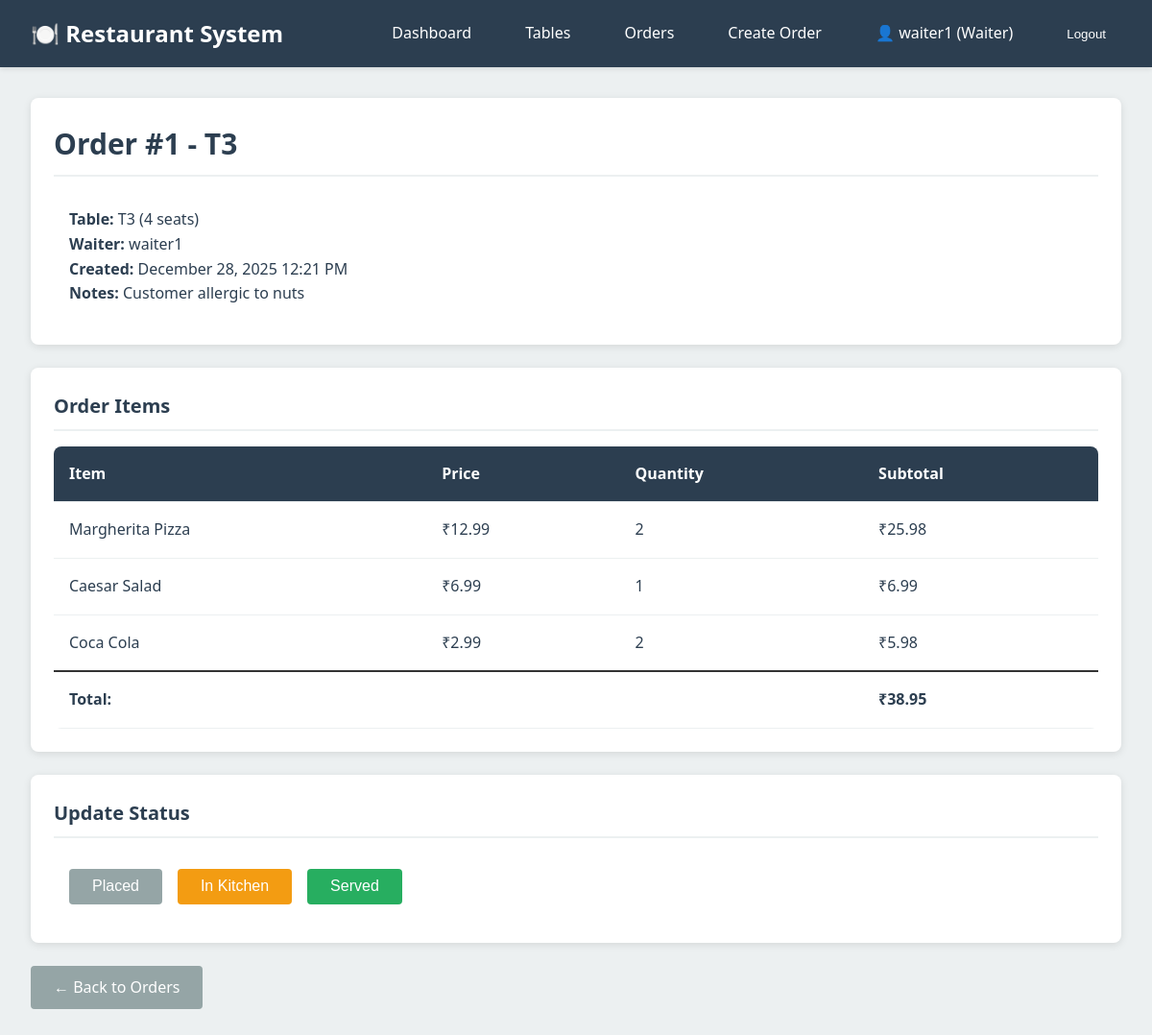
Page /orders/1/ (signed in) on the committed database.
### accounts/models.py (models this page shows, shortened)
class User(AbstractUser):
    class Role(models.TextChoices):
        WAITER = 'WAITER', 'Waiter'
        CASHIER = 'CASHIER', 'Cashier'
        MANAGER = 'MANAGER', 'Manager'
    role = models.CharField(
        max_length=10,
        choices=Role.choices,
        default=Role.WAITER
    )
    phone_number = models.CharField(max_length=15, blank=True)
    employee_id = models.CharField(max_length=20, unique=True, blank=True, null=True)
    class Meta:
        db_table = 'users'
        verbose_name = 'User'
        verbose_name_plural = 'Users'
    @property
    def is_waiter(self):
        return self.role == self.Role.WAITER
    @property
    def is_cashier(self):
        return self.role == self.Role.CASHIER
    @property
    def is_manager(self):
        return self.role == self.Role.MANAGER

### orders/models.py (models this page shows, shortened)
class Order(models.Model):
    class Status(models.TextChoices):
        PLACED = 'PLACED', 'Placed'
        IN_KITCHEN = 'IN_KITCHEN', 'In Kitchen'
        SERVED = 'SERVED', 'Served'
    table = models.ForeignKey('tables.Table', on_delete=models.CASCADE, related_name='orders')
    waiter = models.ForeignKey(settings.AUTH_USER_MODEL, on_delete=models.SET_NULL, null=True, related_name='orders')
    status = models.CharField(
        max_length=20,
        choices=Status.choices,
        default=Status.PLACED,
        db_index=True
    )
    notes = models.TextField(blank=True)
    created_at = models.DateTimeField(auto_now_add=True)
    updated_at = models.DateTimeField(auto_now=True)
    class Meta:
        db_table = 'orders'
        ordering = ['-created_at']
        verbose_name = 'Order'
        verbose_name_plural = 'Orders'
    def calculate_total(self):
        return sum(item.subtotal for item in self.items.all())

class OrderItem(models.Model):
    order = models.ForeignKey(Order, on_delete=models.CASCADE, related_name='items')
    menu_item = models.ForeignKey('menu.MenuItem', on_delete=models.PROTECT, related_name='order_items')
    quantity = models.PositiveIntegerField(default=1, validators=[MinValueValidator(1)])
    price_at_order = models.DecimalField(
        max_digits=10,
        decimal_places=2,
        help_text="Price snapshot at the time of order"
    )
    class Meta:
        db_table = 'order_items'
        verbose_name = 'Order Item'
        verbose_name_plural = 'Order Items'
    @property
    def subtotal(self):
        return self.quantity * self.price_at_order

### tables/models.py (models this page shows, shortened)
class Table(models.Model):
    class Status(models.TextChoices):
        AVAILABLE = 'AVAILABLE', 'Available'
        OCCUPIED = 'OCCUPIED', 'Occupied'
        BILL_REQUESTED = 'BILL_REQUESTED', 'Bill Requested'
        CLOSED = 'CLOSED', 'Closed'
    table_number = models.CharField(max_length=10, unique=True, db_index=True)
    seating_capacity = models.PositiveIntegerField()
    status = models.CharField(
        max_length=20,
        choices=Status.choices,
        default=Status.AVAILABLE,
        db_index=True
    )
    last_activity = models.DateTimeField(auto_now=True)
    created_at = models.DateTimeField(auto_now_add=True)
    class Meta:
        db_table = 'tables'
        ordering = ['table_number']
        verbose_name = 'Table'
        verbose_name_plural = 'Tables'

### menu/models.py (models this page shows, shortened)
class MenuItem(models.Model):
    class Category(models.TextChoices):
        STARTER = 'STARTER', 'Starter'
        MAIN = 'MAIN', 'Main Course'
        DRINKS = 'DRINKS', 'Drinks'
        DESSERT = 'DESSERT', 'Dessert'
    name = models.CharField(max_length=200)
    category = models.CharField(
        max_length=20,
        choices=Category.choices,
        db_index=True
    )
    price = models.DecimalField(
        max_digits=10,
        decimal_places=2,
        validators=[MinValueValidator(Decimal('0.01'))]
    )
    description = models.TextField(blank=True)
    image = models.ImageField(upload_to='menu_items/', blank=True, null=True)
    is_available = models.BooleanField(default=True, db_index=True)
    created_at = models.DateTimeField(auto_now_add=True)
    updated_at = models.DateTimeField(auto_now=True)
    class Meta:
        db_table = 'menu_items'
        ordering = ['category', 'name']
        verbose_name = 'Menu Item'
        verbose_name_plural = 'Menu Items'

### orders/views.py (the view)
# urls.py: path('<int:pk>/', views.OrderDetailView.as_view(), name='detail'),
class OrderDetailView(LoginRequiredMixin, DetailView):
    model = Order
    template_name = 'orders/order_detail.html'
    context_object_name = 'order'
    def get_queryset(self):
        queryset = super().get_queryset()
        user = self.request.user
        if user.is_waiter and not user.is_manager:
            queryset = queryset.filter(waiter=user)
        return queryset

### templates/orders/order_detail.html (shortened to what this page needs)
{% extends 'base.html' %}
{% block content %}
<div class="container">
    <div class="card">
        <div class="card-header flex justify-between items-center">
            <h2>Order #{{ order.pk }} - {{ order.table.table_number }}</h2>
            <span class="table-status-badge badge-{{ order.status|lower }}">
            </span>
        </div>
        <div style="padding: 1rem;">
            <p><strong>Table:</strong> {{ order.table.table_number }} ({{ order.table.seating_capacity }} seats)</p>
            <p><strong>Waiter:</strong> {{ order.waiter.username }}</p>
            <p><strong>Created:</strong> {{ order.created_at|date:"F d, Y h:i A" }}</p>
            {% if order.notes %}
            <p><strong>Notes:</strong> {{ order.notes }}</p>
            {% endif %}
        </div>
    </div>
    <div class="card">
        <div class="card-header">Order Items</div>
        <table class="table">
            <thead>
                <tr>
                    <th>Item</th>
                    <th>Price</th>
                    <th>Quantity</th>
                    <th>Subtotal</th>
                </tr>
            </thead>
            <tbody>
                {% for item in order.items.all %}
                <tr>
                    <td>{{ item.menu_item.name }}</td>
                    <td>₹{{ item.price_at_order }}</td>
                    <td>{{ item.quantity }}</td>
                    <td>₹{{ item.subtotal }}</td>
                </tr>
                {% endfor %}
                <tr style="font-weight: bold; border-top: 2px solid #333;">
                    <td colspan="3" class="text-right">Total:</td>
                    <td>₹{{ order.calculate_total }}</td>
                </tr>
            </tbody>
        </table>
    </div>
    {% if user.is_waiter or user.is_manager %}
    <div class="card">
        <div class="card-header">Update Status</div>
        <form method="post" action="{% url 'orders:update_status' order.pk %}">
            <div style="padding: 1rem;">
                <div class="flex gap-2">
                    <button type="submit" name="status" value="PLACED" class="btn btn-secondary">Placed</button>
                    <button type="submit" name="status" value="IN_KITCHEN" class="btn btn-warning">In Kitchen</button>
                    <button type="submit" name="status" value="SERVED" class="btn btn-success">Served</button>
                </div>
            </div>
        </form>
    </div>
    {% endif %}
    <a href="{% url 'orders:list' %}" class="btn btn-secondary">← Back to Orders</a>
</div>
{% endblock %}

### templates/base.html (shortened to what this page needs)
<!DOCTYPE html>
<html lang="en">
<head>
    {% load static %}
    <link rel="stylesheet" href="{% static 'css/style.css' %}">
</head>
<body>
    {% if user.is_authenticated %}
    <nav class="navbar">
        <a href="{% url 'dashboard:home' %}" class="navbar-brand">🍽️ Restaurant System</a>
        <ul class="navbar-nav">
            <li><a href="{% url 'dashboard:home' %}" class="nav-link">Dashboard</a></li>
            <li><a href="{% url 'dashboard:table_status' %}" class="nav-link">Tables</a></li>
            {% if user.is_waiter or user.is_manager %}
            <li><a href="{% url 'orders:list' %}" class="nav-link">Orders</a></li>
            <li><a href="{% url 'orders:create' %}" class="nav-link">Create Order</a></li>
            {% endif %}
            <li>
                <span class="nav-link" style="cursor: default;">
                    👤 {{ user.username }} ({{ user.get_role_display }})
                </span>
            </li>
            <li>
                <form method="post" action="{% url 'accounts:logout' %}" style="display: inline;">
                    <button type="submit" class="nav-link" style="background: none; border: none; cursor: pointer; color: white;">
                        Logout
                    </button>
                </form>
            </li>
        </ul>
    </nav>
    {% endif %}
    <main>
        {% block content %}{% endblock %}
    </main>
</body>
</html>

### static/css/style.css (style rules this page uses)
:root { --primary-color: #2c3e50; --secondary-color: #3498db; --success-color: #27ae60; --warning-color: #f39c12; --danger-color: #e74c3c; --info-color: #16a085; --light-bg: #ecf0f1; --dark-text: #2c3e50; --border-color: #bdc3c7; }
* { margin: 0; padding: 0; box-sizing: border-box; }
body { font-family: 'Segoe UI', Tahoma, Geneva, Verdana, sans-serif; background-color: var(--light-bg); color: var(--dark-text); line-height: 1.6; }
.navbar { background-color: var(--primary-color); color: white; padding: 1rem 2rem; display: flex; justify-content: space-between; align-items: center; box-shadow: 0 2px 5px rgba(0,0,0,0.1); }
.navbar-brand { font-size: 1.5rem; font-weight: bold; color: white; text-decoration: none; }
.navbar-nav { display: flex; list-style: none; gap: 1.5rem; align-items: center; }
.nav-link { color: white; text-decoration: none; padding: 0.5rem 1rem; border-radius: 4px; transition: background-color 0.3s; }
.container { max-width: 1200px; margin: 0 auto; padding: 2rem; }
.card { background: white; border-radius: 8px; box-shadow: 0 2px 8px rgba(0,0,0,0.1); padding: 1.5rem; margin-bottom: 1.5rem; }
.card-header { font-size: 1.25rem; font-weight: 600; margin-bottom: 1rem; padding-bottom: 0.5rem; border-bottom: 2px solid var(--light-bg); }
.table-status-badge { display: inline-block; padding: 0.25rem 0.75rem; border-radius: 20px; font-size: 0.85rem; font-weight: 500; color: white; }
.btn { display: inline-block; padding: 0.6rem 1.5rem; border: none; border-radius: 4px; font-size: 1rem; cursor: pointer; text-decoration: none; transition: all 0.3s; text-align: center; }
.btn-success { background-color: var(--success-color); color: white; }
.btn-warning { background-color: var(--warning-color); color: white; }
.btn-secondary { background-color: #95a5a6; color: white; }
.table { width: 100%; border-collapse: collapse; background: white; border-radius: 8px; overflow: hidden; }
.table thead { background-color: var(--primary-color); color: white; }
.table th, .table td { padding: 1rem; text-align: left; border-bottom: 1px solid var(--light-bg); }
.text-right { text-align: right; }
.flex { display: flex; }
.justify-between { justify-content: space-between; }
.items-center { align-items: center; }
.gap-2 { gap: 1rem; }

### rows in the picture
User: username "waiter1", role "Waiter"
Order: pk "1", table.table_number "T3", table.seating_capacity "4", waiter.username "waiter1", created_at "December 28, 2025 12:21 PM", notes "Customer allergic to nuts", calculate_total "38.95"
OrderItem: menu_item.name "Margherita Pizza", price_at_order "12.99", quantity "2", subtotal "25.98"
OrderItem: menu_item.name "Caesar Salad", price_at_order "6.99", quantity "1", subtotal "6.99"
OrderItem: menu_item.name "Coca Cola", price_at_order "2.99", quantity "2", subtotal "5.98"
